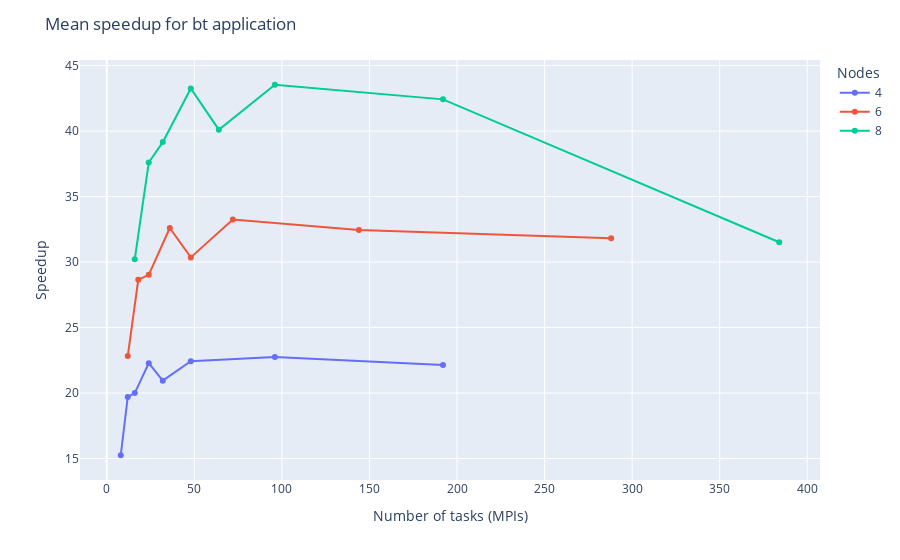

This figure's notebook cell:
### Markdown cell above
## Speedup vs ntasks (MPIs)

### Code cell
fig = px.line(x=bt['ntasks'], y=bt['empirical speedup'],
                markers=True,
                color=bt['nodes'])

# change the title
fig.update_layout(title='Mean speedup for bt application',
                    legend_title_text='Nodes',
                    xaxis_title='Number of tasks (MPIs)',
                    yaxis_title='Speedup')

fig.show()

### Figure 1 — Plotly figure (JSON) as saved in the notebook; plotly's stock layout.template omitted (floating-point values rounded to 4 significant figures)
{"data": [{"hovertemplate": "color=4<br>x=%{x}<br>y=%{y}<extra></extra>", "legendgroup": "4", "line": {"color": "#636efa", "dash": "solid"}, "marker": {"symbol": "circle"}, "mode": "lines+markers", "name": "4", "orientation": "v", "showlegend": true, "type": "scatter", "x": [8, 12, 16, 24, 32, 48, 96, 192], "xaxis": "x", "y": [15.25, 19.7, 19.99, 22.28, 20.94, 22.43, 22.74, 22.13], "yaxis": "y"}, {"hovertemplate": "color=6<br>x=%{x}<br>y=%{y}<extra></extra>", "legendgroup": "6", "line": {"color": "#EF553B", "dash": "solid"}, "marker": {"symbol": "circle"}, "mode": "lines+markers", "name": "6", "orientation": "v", "showlegend": true, "type": "scatter", "x": [12, 18, 24, 36, 48, 72, 144, 288], "xaxis": "x", "y": [22.82, 28.65, 29.03, 32.6, 30.36, 33.26, 32.44, 31.82], "yaxis": "y"}, {"hovertemplate": "color=8<br>x=%{x}<br>y=%{y}<extra></extra>", "legendgroup": "8", "line": {"color": "#00cc96", "dash": "solid"}, "marker": {"symbol": "circle"}, "mode": "lines+markers", "name": "8", "orientation": "v", "showlegend": true, "type": "scatter", "x": [16, 24, 32, 48, 64, 96, 192, 384], "xaxis": "x", "y": [30.22, 37.6, 39.16, 43.25, 40.11, 43.54, 42.42, 31.51], "yaxis": "y"}], "layout": {"legend": {"title": {"text": "Nodes"}, "tracegroupgap": 0}, "margin": {"t": 60}, "title": {"text": "Mean speedup for bt application"}, "xaxis": {"anchor": "y", "domain": [0, 1], "title": {"text": "Number of tasks (MPIs)"}}, "yaxis": {"anchor": "x", "domain": [0, 1], "title": {"text": "Speedup"}}}}
